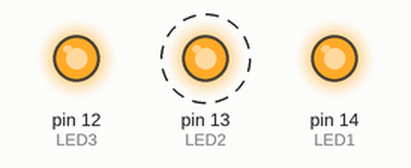
Bench run of a sketch on a simulated Arduino Uno, built with avr-gcc and run on an emulated ATmega328P. Parts: output pins drawn as LEDs (lit = HIGH). Dashed ring = blinking.

Above: at 0.2 s.
Timing chart, 0 to 3.0 s (numbered marks = the images above):
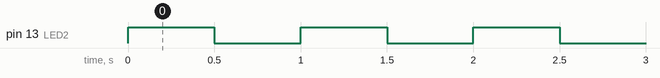

The sketch:

delay.ino
```cpp
#define LED1 14
#define LED2 13
#define LED3 12
#define LED_LIGADO 0
#define LED_DESLIGADO 1
#define BOTAO1 5
#define BOTAO2 4
#define BOTAO_LIGADO 0
#define BOTAO_DESLIGADO 1

void inicializa_hardware(){
//Configura as saídas
pinMode(LED1, OUTPUT);
pinMode(LED2, OUTPUT);
pinMode(LED3, OUTPUT);
//Garante que as saídas estão desligadas
digitalWrite(LED1, LED_DESLIGADO);
digitalWrite(LED2, LED_DESLIGADO);
digitalWrite(LED3, LED_DESLIGADO);
//Configurar as entradas
pinMode(BOTAO1, INPUT_PULLUP);
pinMode(BOTAO2, INPUT_PULLUP);
}

long tempo;

void setup() {
  inicializa_hardware();
  //Inicializar o tempo
  tempo = millis();
}

void loop() {
 if(millis() - tempo >= 500){
  //Atualizar minha hora anotada
  tempo = millis();
  //Ação desejada
  digitalWrite(LED2,!digitalRead(LED2));
 }

}
```

Measured:
- by itself, pin 13 (LED2): alternates HIGH for 0.50 s and LOW for 0.50 s
